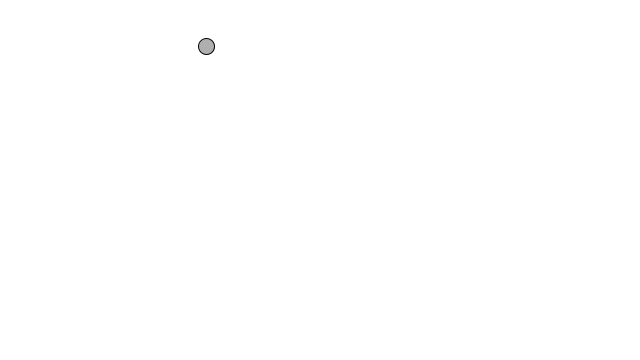
Frame 1 (no input)
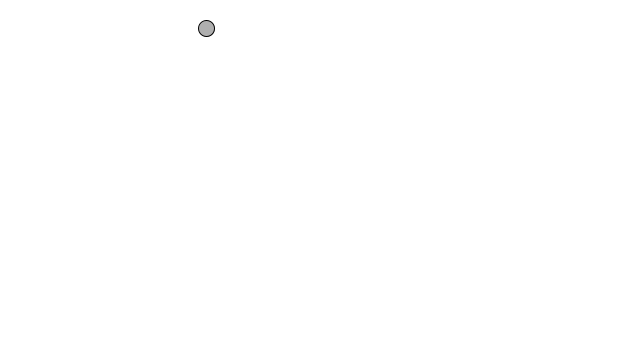
Frame 60 (the mouse pressed at the canvas centre just before this capture)
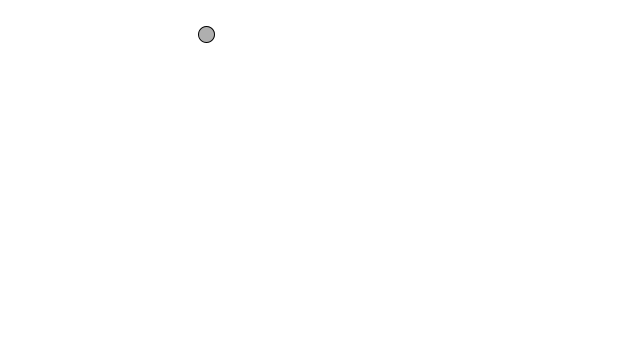
Frame 120 (the mouse held since frame 60 and released just before this capture)

The Processing sketch that drew these frames (run headless with seeded random() and noise(); from frame 60 on, the mouse is pressed at the canvas centre):

// Processing sketch: Exercise_2_1
// ── Exercise_2_1.pde
Mover mover;
float ty = 0;

void setup()
{
 size(640,360);
   mover = new Mover();
 
}

void draw()
{
 background(255);
 ty += 0.01;
  float y = map(noise(ty), 0,1,0,-0.1);
 
 mover.applyForce(new PVector(0,y));
 
  mover.update();
  mover.checkEdges();
  mover.display();
 }

// ── Mover.pde
class Mover
{
 PVector location;
 PVector velocity;
 PVector acceleration;
 
 float topspeed;
 
 Mover()
 {
  location = new PVector(random(width / 2), random(height / 2));
  velocity = new PVector(0,0);
  acceleration = new PVector(0, 0);
  topspeed = 10;
 }
 
 void update()
 {
  velocity.add(acceleration);
  velocity.limit(10);
  location.add(velocity); 
  
  acceleration.mult(0);
 }
 
 void display()
 {
  stroke(0);
  fill(175);
  ellipse(location.x, location.y,16,16);
 }
 
 void checkEdges()
 {
  if(location.x > width)
  {
   location.x = 0; 
  }
  else if(location.x < 0)
  {
   location.x = width; 
  }
  
  if(location.y > height)
  {
   velocity.y *= 1; 
  }
  else if(location.y < 0)
  {
   velocity.y *= -1; 
  }
  
 }
 
 
  void applyForce(PVector force)
  {
   acceleration.add(force); 
  }
}
